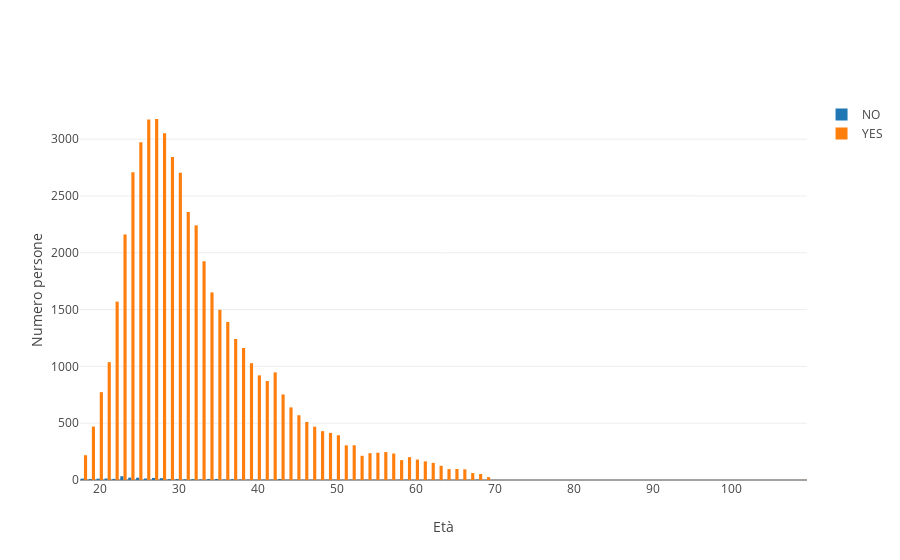

The code cell stored with this chart in its notebook:
### Markdown cell above
### 2.2 
Simile al punto 2.1. Disegnare due istogrammi sovrapposti per confrontare la distribuzione dell'età per le varie sottoclassi identificate dalla variabile ``Lavoratore``. Perchè uno degli istogrammi non è ben visibile?

### Code cell
# Solution



# Solution
data = []
for val in support:
    num_g = eta[jobArray == val] # tempi per le osservazioni corrispondenti
    trace = go.Histogram(x=num_g, name=val)
    data.append(trace)

layout = go.Layout(
    barmode='group',
    xaxis=dict(title="Età"),
    yaxis=dict(title="Numero persone"),
)

fig = go.Figure(data=data, layout=layout)
py.iplot(fig)
#perchè il numero di persone che non hanno un lavoro per una determinata età sono molto meno rispetto a quelle che hanno lavoro e quindi l'istogramma del NO risulta poco visibile

### Figure 1 — Plotly figure (JSON) as saved in the notebook; plotly's stock layout.template omitted (floating-point values rounded to 4 significant figures; data arrays with more than 128 entries replaced by an {"elided": "..."} marker saying what was removed)
{"data": [{"name": "NO", "type": "histogram", "uid": "e71df342-e830-11e8-a39f-a402b9828abf", "x": {"elided": "273 int values"}}, {"name": "YES", "type": "histogram", "uid": "e71df343-e830-11e8-813e-a402b9828abf", "x": {"elided": "51475 int values"}}], "layout": {"barmode": "group", "xaxis": {"title": "Età"}, "yaxis": {"title": "Numero persone"}}}
